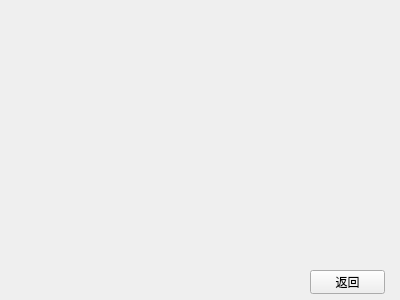
<?xml version="1.0" encoding="UTF-8"?>
<ui version="4.0">
 <class>Form</class>
 <widget class="QWidget" name="Form">
  <property name="geometry">
   <rect>
    <x>0</x>
    <y>0</y>
    <width>400</width>
    <height>300</height>
   </rect>
  </property>
  <property name="windowTitle">
   <string>历史检测</string>
  </property>
  <widget class="QPushButton" name="pushButton_3">
   <property name="geometry">
    <rect>
     <x>310</x>
     <y>270</y>
     <width>75</width>
     <height>24</height>
    </rect>
   </property>
   <property name="text">
    <string>返回</string>
   </property>
  </widget>
 </widget>
 <resources/>
 <connections/>
</ui>
